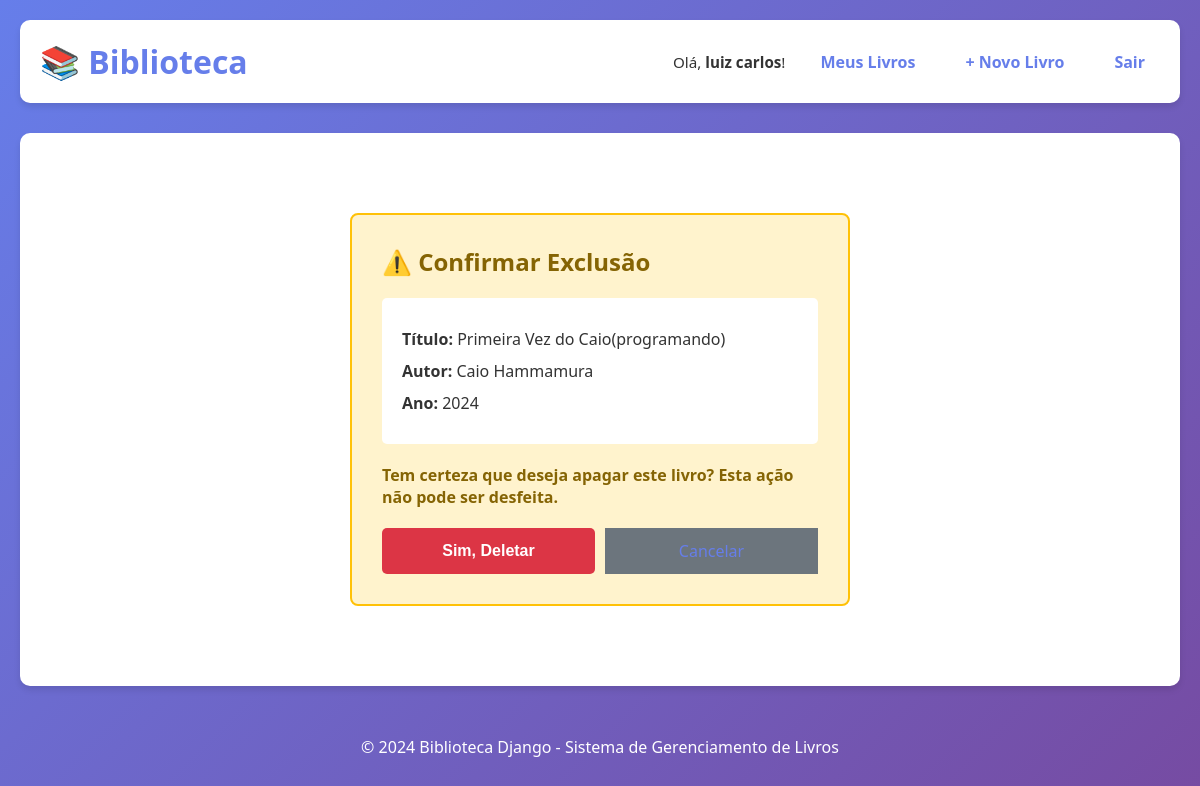
The page /biblioteca/2/apagar/ (signed in) on the database its author committed.
### biblioteca/models.py (models this page shows, shortened)
class Livro(models.Model):
    titulo = models.CharField(max_length=200)
    ano_publicacao = models.IntegerField()
    autor = models.ForeignKey(Autor, on_delete=models.CASCADE, related_name='livros')
    usuario = models.ForeignKey(User, on_delete=models.CASCADE, related_name='livros', null=True, blank=True)
    criado_em = models.DateTimeField(auto_now_add=True, null=True)
    atualizado_em = models.DateTimeField(auto_now=True, null=True)
    class Meta:
        ordering = ['-criado_em']

class Autor(models.Model):
    nome = models.CharField(max_length=100)

### biblioteca/views.py (the view)
# urls.py: path('<int:pk>/apagar/', views.apagar_livro, name='apagar_livro'),
@login_required(login_url='biblioteca:login')
def apagar_livro(request, pk):
    livro = get_object_or_404(Livro, pk=pk)
    if livro.usuario != request.user:
        messages.error(request, "Você não tem permissão para apagar este livro.")
        return redirect('biblioteca:lista_livros')
    if request.method == 'POST':
        livro.delete()
        messages.success(request, "Livro deletado com sucesso!")
        return redirect(reverse('biblioteca:lista_livros'))
    return render(request, 'biblioteca/confirm_delete.html', {'livro': livro})

### biblioteca/templates/biblioteca/confirm_delete.html (shortened to what this page needs)
{% extends "base.html" %}
{% block content %}
    <div style="max-width: 500px; margin: 50px auto; background: #fff3cd; border: 2px solid #ffc107; border-radius: 8px; padding: 30px;">
        <h2 style="color: #856404; margin-bottom: 20px;">⚠️ Confirmar Exclusão</h2>
        <div style="background: white; padding: 20px; border-radius: 5px; margin-bottom: 20px;">
            <p style="margin: 10px 0; color: #333;">
                <strong>Título:</strong> {{ livro.titulo }}
            </p>
            <p style="margin: 10px 0; color: #333;">
                <strong>Autor:</strong> {{ livro.autor.nome }}
            </p>
            <p style="margin: 10px 0; color: #333;">
                <strong>Ano:</strong> {{ livro.ano_publicacao }}
            </p>
        </div>
        <p style="color: #856404; font-weight: 600; margin-bottom: 20px;">
            Tem certeza que deseja apagar este livro? Esta ação não pode ser desfeita.
        </p>
        <form method="post" style="display: flex; gap: 10px;">
            <button type="submit" class="btn-danger" style="flex: 1;">Sim, Deletar</button>
            <a href="{% url 'biblioteca:lista_livros' %}" class="btn-secondary" style="flex: 1; padding: 12px 30px; text-align: center; display: flex; align-items: center; justify-content: center; text-decoration: none;">Cancelar</a>
        </form>
    </div>
{% endblock %}

### biblioteca/templates/base.html (shortened to what this page needs)
<!doctype html>
<html lang="pt-BR">
<head>
</head>
<body>
    <div class="container">
        <header>
            <nav>
                <h1>📚 Biblioteca</h1>
                <div class="nav-links">
                    {% if user.is_authenticated %}
                        <span class="user-info">Olá, <strong>{{ user.first_name }}</strong>!</span>
                        <a href="{% url 'biblioteca:lista_livros' %}">Meus Livros</a>
                        <a href="{% url 'biblioteca:criar_livro' %}">+ Novo Livro</a>
                        <a href="{% url 'biblioteca:logout' %}">Sair</a>
                    {% else %}
                        <a href="{% url 'biblioteca:lista_livros' %}">Livros</a>
                        <a href="{% url 'biblioteca:login' %}">Login</a>
                        <a href="{% url 'biblioteca:registro' %}">Registrar</a>
                    {% endif %}
                </div>
            </nav>
        </header>
        <main>
            {% block content %}{% endblock %}
        </main>
        <footer>
            <p>&copy; 2024 Biblioteca Django - Sistema de Gerenciamento de Livros</p>
        </footer>
    </div>
</body>
</html>

### biblioteca/templates/base.html (style rules this page uses)
* { margin: 0; padding: 0; box-sizing: border-box; }
body { font-family: 'Segoe UI', Tahoma, Geneva, Verdana, sans-serif; background: linear-gradient(135deg, #667eea 0%, #764ba2 100%); min-height: 100vh; padding: 20px; }
.container { max-width: 1200px; margin: 0 auto; }
header { background: white; padding: 20px; border-radius: 10px; margin-bottom: 30px; box-shadow: 0 4px 6px rgba(0, 0, 0, 0.1); }
nav { display: flex; justify-content: space-between; align-items: center; }
h1 { color: #667eea; font-size: 2em; margin: 0; }
.nav-links { display: flex; gap: 20px; align-items: center; }
.nav-links a { text-decoration: none; color: #667eea; font-weight: 600; padding: 8px 15px; border-radius: 5px; transition: all 0.3s; }
.user-info { color: #333; font-size: 0.95em; }
main { background: white; border-radius: 10px; padding: 30px; box-shadow: 0 4px 6px rgba(0, 0, 0, 0.1); }
button { background: #667eea; color: white; padding: 12px 30px; border: none; border-radius: 5px; font-size: 1em; font-weight: 600; cursor: pointer; transition: all 0.3s; }
.btn-secondary { background: #6c757d; }
.btn-danger { background: #dc3545; }
footer { text-align: center; color: white; margin-top: 30px; padding: 20px; }
a { color: #667eea; text-decoration: none; }

### rows shown on the page
Livro: titulo "Primeira Vez do Caio(programando)", autor.nome "Caio Hammamura", ano_publicacao "2024"

### other values the page prints
{{ user.first_name }} "luiz carlos"
